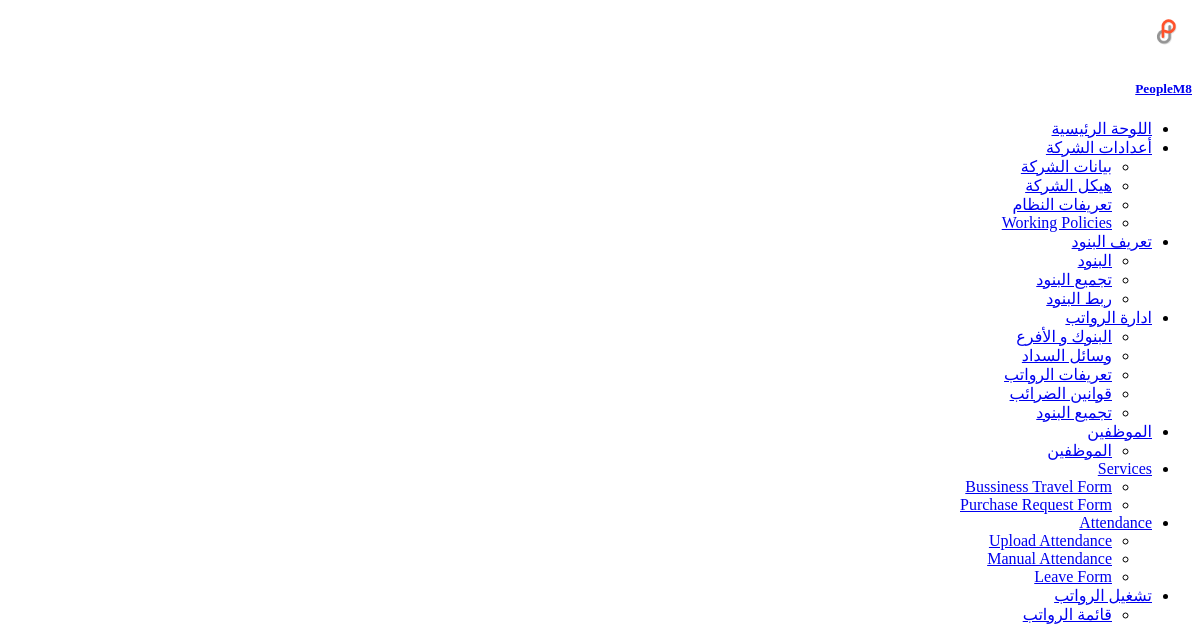
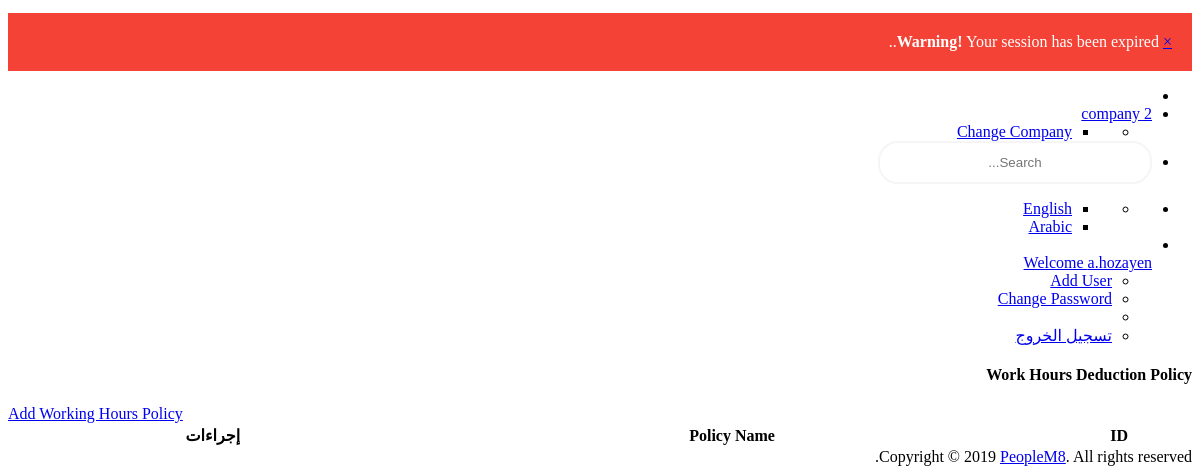
/com/policies/working-hrs-deductions/list/ (signed in), run on an earlier commit of the app's database (2 pictures, top to bottom).
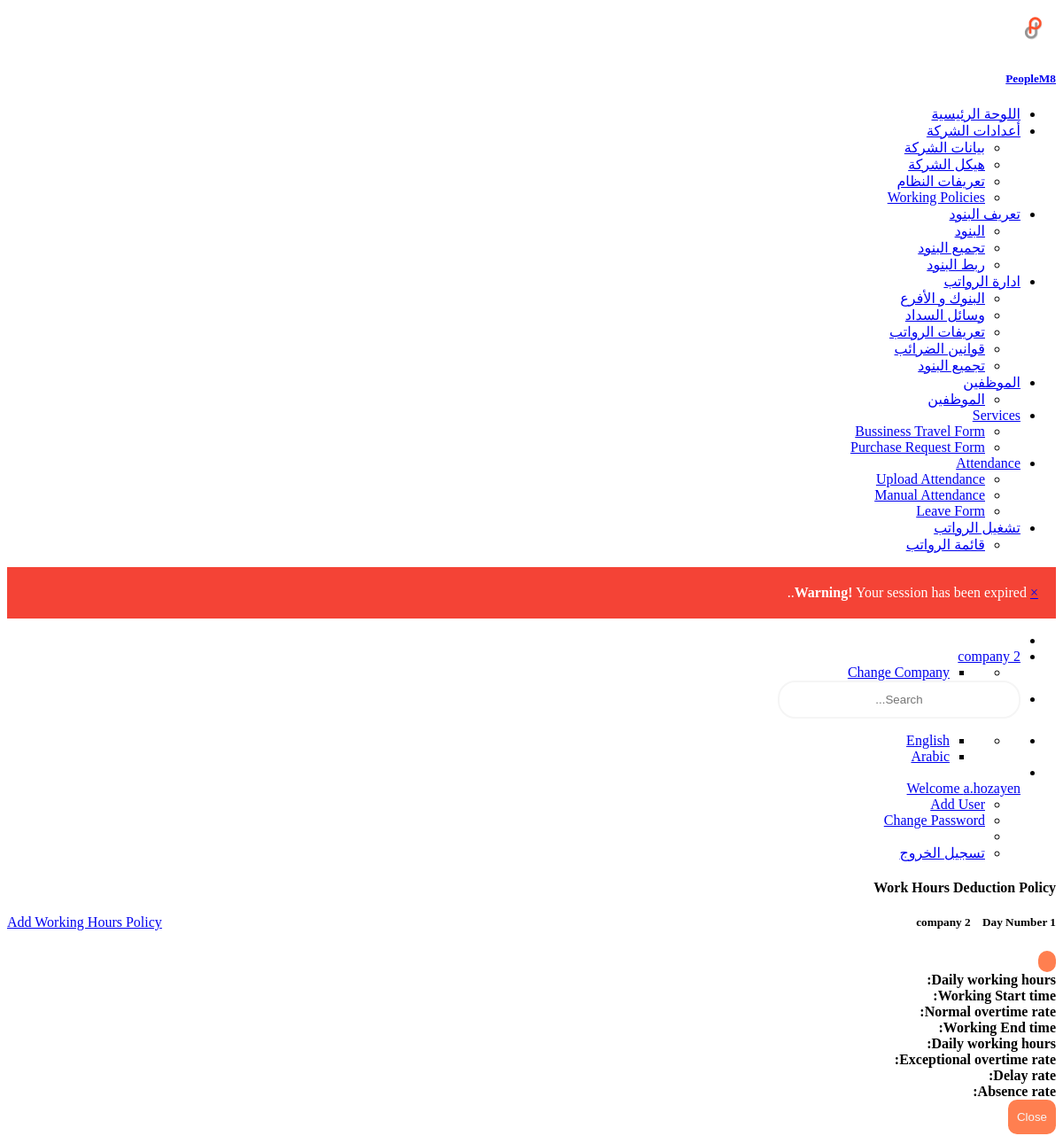
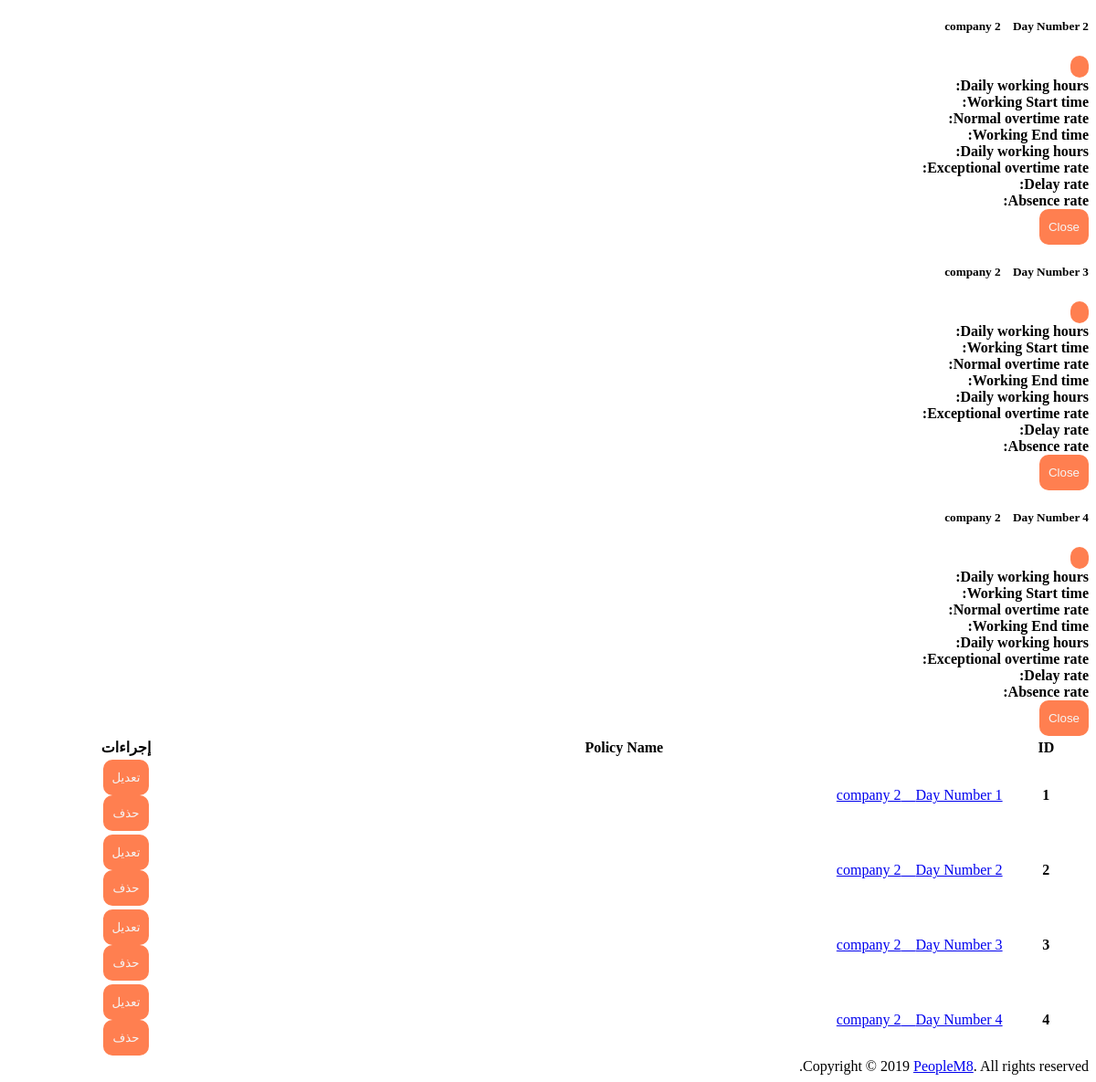
And on a later commit of the database (2 pictures, top to bottom).
### custom_user/models.py (models this page shows)
class User(AbstractUser):
    emp_type_list = [("A", _("Admin")),
                     ("E", _("Employee"))]
    company = models.ForeignKey(Enterprise, null=True, blank=True, on_delete=models.CASCADE, related_name='company_user', verbose_name=_('Name'))
    employee_type = models.CharField(max_length=3, choices=emp_type_list, verbose_name=_('Employee Type'))
    business_unit_name = models.CharField(max_length=150, null=True, blank=True, verbose_name=_('Business Unit Name'))
    reg_tax_num = models.CharField(max_length=150, null=True, blank=True, verbose_name=_('Reg Tax Num'))
    commercail_record = models.CharField(max_length=150, null=True, blank=True, verbose_name=_('Commercail Record '))

### company/models.py (models this page shows)
class Enterprise(models.Model):
    enterprise_user = models.ForeignKey(settings.AUTH_USER_MODEL, on_delete=models.CASCADE, related_name="company_user")
    name = models.CharField(max_length=255, verbose_name=_('Company Name'))
    reg_tax_num = models.CharField(max_length=150, verbose_name=_('Reg Tax Num'))
    commercail_record = models.CharField(max_length=150, verbose_name=_('Commercial Record'))
    address1 = models.CharField(max_length=255, blank=True, null=True, verbose_name=_('Address1'))
    phone = models.CharField(max_length=255, blank=True, null=True, verbose_name=_('Phone'))
    mobile = models.CharField(max_length=255, blank=True, null=True, verbose_name=_('Mobile'))
    fax = models.CharField(max_length=255, blank=True, null=True, verbose_name=_('Fax'))
    email = models.EmailField(blank=True, null=True, verbose_name=_('Email'))
    country = models.ForeignKey(Country, on_delete=models.CASCADE, null=True, blank=True, verbose_name=_('Country'))
    slug = models.SlugField(blank=True, null=True)
    start_date = models.DateField(auto_now=False, auto_now_add=False, default=date.today, verbose_name=_('Start Date'))
    end_date = models.DateField(auto_now=False, auto_now_add=False, blank=True, null=True, verbose_name=_('End Date'))
    created_by = models.ForeignKey(settings.AUTH_USER_MODEL, blank=False, on_delete=models.CASCADE,
                                   related_name="company_created_by")
    creation_date = models.DateField(auto_now=True, auto_now_add=False)
    last_update_by = models.ForeignKey(settings.AUTH_USER_MODEL, blank=True, null=True, on_delete=models.CASCADE,
                                       related_name="company_last_update_by")
    last_update_date = models.DateField(auto_now=False, auto_now_add=True)
    attribute1 = models.CharField(max_length=255)
    attribute2 = models.CharField(max_length=255)
    attribute3 = models.CharField(max_length=255)
    attribute4 = models.CharField(max_length=255)
    attribute5 = models.CharField(max_length=255)
    attribute6 = models.CharField(max_length=255)
    attribute7 = models.CharField(max_length=255)
    attribute8 = models.CharField(max_length=255)
    attribute9 = models.CharField(max_length=255)
    attribute10 = models.CharField(max_length=255)
    attribute11 = models.CharField(max_length=255)
    attribute12 = models.CharField(max_length=255)
    attribute13 = models.CharField(max_length=255)
    attribute14 = models.CharField(max_length=255)
    attribute15 = models.CharField(max_length=255)
    def __str__(self):
        return self.name

class Working_Hours_Deductions_Policy(models.Model):
    class Meta:
        unique_together = ['working_hours_policy', 'day_number']
    working_hours_policy = models.ForeignKey(Working_Hours_Policy, blank=True, null=True, on_delete=models.CASCADE)
    day_number = models.IntegerField()
    delay_rate = models.DecimalField(decimal_places=2, max_digits=3, default=0.0)
    notify = models.BooleanField(default=False, )
    susbend = models.BooleanField(default=False, )
    start_date = models.DateField(auto_now=False, auto_now_add=False, default=date.today, verbose_name=_('Start Date'))
    end_date = models.DateField(auto_now=False, auto_now_add=False, blank=True, null=True, verbose_name=_('End Date'))
    created_by = models.ForeignKey(settings.AUTH_USER_MODEL, blank=False, on_delete=models.CASCADE,
                                   related_name="working_hr_deductions_created_by")
    creation_date = models.DateField(auto_now=True, auto_now_add=False)
    last_update_by = models.ForeignKey(settings.AUTH_USER_MODEL, blank=True, null=True, on_delete=models.CASCADE,
                                       related_name="working_hr_deductions_update_by")
    last_update_date = models.DateField(auto_now=False, auto_now_add=True)
    def __str__(self):
        return "Day Number " + str(self.day_number)

### company/views.py (the view)
# urls.py: path('working-hrs-deductions/list/', views.list_working_hours_deductions_view, name='working-hrs-deductions-list'),
@login_required(login_url='/login')
def list_working_hours_deductions_view(request):
    working_deductions_list = Working_Hours_Deductions_Policy.objects.filter(working_hours_policy__enterprise = request.user.company)
    working_hrs_deduction_form = WorkingHoursDeductionForm()
    context = {
        "page_title": _("Work Hours Deduction Policy"),
        'working_deductions_list': working_deductions_list,
    }
    return render(request, 'working-hrs-deductions-list.html', context=context)

### company/templates/working-hrs-deductions-list.html (shortened to what the changed rows need)
{% extends 'master.html'%}
{% load staticfiles%}
{% load crispy_forms_tags %}
{% load l10n %}
{% load i18n %}
{% block body%}
<div class="row" style="margin-left:0px;">
  <div class="col-md-12">
    <div class="bgc-white bd bdrs-3 p-20 mB-20">
      <table class="table table-striped table-bordered" id="dataTable" width="100%">
        <thead>
          <tr>
            <th>ID</th>
            <th>{% trans "Policy Name" %}</th>
            <th>{% trans "Actions" %}</th>
          </tr>
        </thead>
        <tbody>
          {% for policy in working_deductions_list %}
          <tr>
            <th scope="row">{{ forloop.counter }}</th>
            <td><a href="#" data-toggle="modal" data-target="#viewModal">{{request.user.company}}&emsp;{{ policy }}</a></td>
            <td class="Actions">
              <div class="w-100 gap-10 peers">
                <div class="peer">
                  <a href="{% url 'company:policy-correct' pk=policy.pk %}">
                    <button type="button" class="btn cur-p btn-outline-primary">{% trans "Update" %}</button>
                  </a>
                </div>
                <div class="peer">
                  <a href="#">
                    <button type="button" class="btn cur-p btn-outline-danger" data-toggle="modal" data-target="#delete-modal{{policy.pk}}">{% trans "Delete" %}</button>
                  </a>
                </div>
              </div>
            </td>
          </tr>
        </tbody>
        <div class="modal fade" id="viewModal" tabindex="-1" role="dialog" aria-labelledby="viewModalLabel" aria-hidden="true">
          <div class="modal-dialog" role="document">
            <div class="modal-content">
              <div class="modal-header">
                <h5 class="modal-title" id="exampleModalLabel">{{request.user.company}}&emsp;{{ policy }}</h5>
                <button type="button" class="close" data-dismiss="modal" aria-label="Close">
                </button>
              </div>
              <div class="modal-body">
                <div class="row">
                  <label class="col-md-6 col-form-label"><strong>Daily working hours:</strong></label>
                </div>
                <div class="row">
                  <label class="col-md-6 col-form-label"><strong>Working Start time:</strong></label>
                </div>
                <div class="row">
                  <label class="col-md-6 col-form-label">
                    <strong>Normal overtime rate:</strong>
                  </label>
                </div>
                <div class="row">
                  <label class="col-md-6 col-form-label">
                    <strong>Working End time:</strong>
                  </label>
                </div>
                <div class="row">
                  <label class="col-md-6 col-form-label">
                    <strong>Daily working hours:</strong>
                  </label>
                </div>
                <div class="row">
                  <label class="col-md-6 col-form-label">
                    <strong>Exceptional overtime rate:</strong>
                  </label>
                </div>
                <div class="row">
                  <label class="col-md-6 col-form-label">
                    <strong>Delay rate:</strong>
                  </label>
                </div>
                <div class="row">
                  <label class="col-md-6 col-form-label">
                    <strong>Absence rate:</strong>
                  </label>
                </div>
                <div class="modal-footer">
                  <button type="button" class="btn btn-secondary" data-dismiss="modal">Close</button>
                </div>
              </div>
            </div>
          </div>
          {% endfor %}
      </table>
    </div>
  </div>
</div>
{% endblock body%}

### MashreqPayroll/templates/top_nav.html (shortened to what this page needs)
{% load staticfiles %}
{% load i18n %}
{% load l10n %}
{% get_current_language_bidi as LANGUAGE_BIDI %}
<div class="header-container">
  <ul class="{% if LANGUAGE_BIDI %} nav-right {% else %} nav-left {% endif %}">
    <li><a id="sidebar-toggle" class="sidebar-toggle" href="javascript:void(0);"></a></li>
    <li class="notifications dropdown">
      <a href="#" class="dropdown-toggle no-after" data-toggle="dropdown">
        {% if LANGUAGE_BIDI %}
        <span class="fsz-sm c-grey-900">{{request.user.company}}</span>
        {% else %}
        <span class="fsz-sm c-grey-900">{{request.user.company}}</span>
        <i class="ti-angle-down" style="font-size: xx-small;"></i>
        {% endif %}
      </a>
      <ul class="dropdown-menu" style="min-width: 125px;">
        <li>
          <ul class="dropdown-menu p-5 fsz-sm" style="position: relative;">
            <li><a href="{% url 'company:user-companies-list' %}" class="d-b td-n pY-5 bgcH-grey-100 c-grey-700">{% trans "Change Company" %}</a></li>
          </ul>
        </li>
      </ul>
    </li>
    <li class="search-input"><input class="form-control" type="text" placeholder="Search..."></li>
  </ul>
  <ul class="{% if LANGUAGE_BIDI %} nav-left {% else %} nav-right {% endif %}">
    <li class="notifications dropdown">
      <ul class="dropdown-menu" style="min-width: 125px;">
        <li>
          <ul class="ovY-a pos-r scrollable lis-n p-0 m-0 fsz-sm">
            <li><a href="{% url 'home:en' %}" class="peers fxw-nw td-n p-20 bdB c-grey-800 cH-blue bgcH-grey-100">English</a></li>
            <li><a href="{% url 'home:ar' %}" class="peers fxw-nw td-n p-20 bdB c-grey-800 cH-blue bgcH-grey-100">Arabic</a></li>
          </ul>
        </li>
      </ul>
    </li>
    <li class="dropdown">
      <a href="#" class="dropdown-toggle no-after peers fxw-nw ai-c lh-1" data-toggle="dropdown">
        <div class="peer mR-10"><img class="w-2r bdrs-50p" src="#" alt=""></div>
        <div class="peer"><span class="fsz-sm c-grey-900">Welcome {{request.user}}</span></div>
      </a>
      <ul class="dropdown-menu fsz-sm">
        {% if request.user.employee_type == 'A'%}
        <li><a href="{% url 'home:new-user' %}" class="d-b td-n pY-5 bgcH-grey-100 c-grey-700">
            <span>{% trans "Add User" %}</span></a>
        </li>
        {% endif %}
        <li><a href="{% url 'home:password_change' %}" class="d-b td-n pY-5 bgcH-grey-100 c-grey-700">
            <span>{% trans "Change Password" %}</span></a>
        </li>
        <li role="separator" class="divider"></li>
        {% if user.is_authenticated %}
        <li>
          <a href="{% url 'home:logout' %}" class="d-b td-n pY-5 bgcH-grey-100 c-grey-700">
             <span>{% trans "Log out" %}</span>
          </a>
        </li>
        {% else %}
        <li>
          <a href="{% url 'home:user-login' %}" class="d-b td-n pY-5 bgcH-grey-100 c-grey-700">
            <i class="ti-power-off mR-10"></i> <span>{% trans "Log in" %}</span>
          </a>
        </li>
        {% endif %}
      </ul>
    </li>
  </ul>
</div>

What changed in the data, as far as the page shows it:
added Working_Hours_Deductions_Policy: {{ request.user.company }} "company 2", day_number "Day Number 1"
added Working_Hours_Deductions_Policy: {{ request.user.company }} "company 2", day_number "Day Number 2"
added Working_Hours_Deductions_Policy: {{ request.user.company }} "company 2", day_number "Day Number 3"
added Working_Hours_Deductions_Policy: {{ request.user.company }} "company 2", day_number "Day Number 4"
